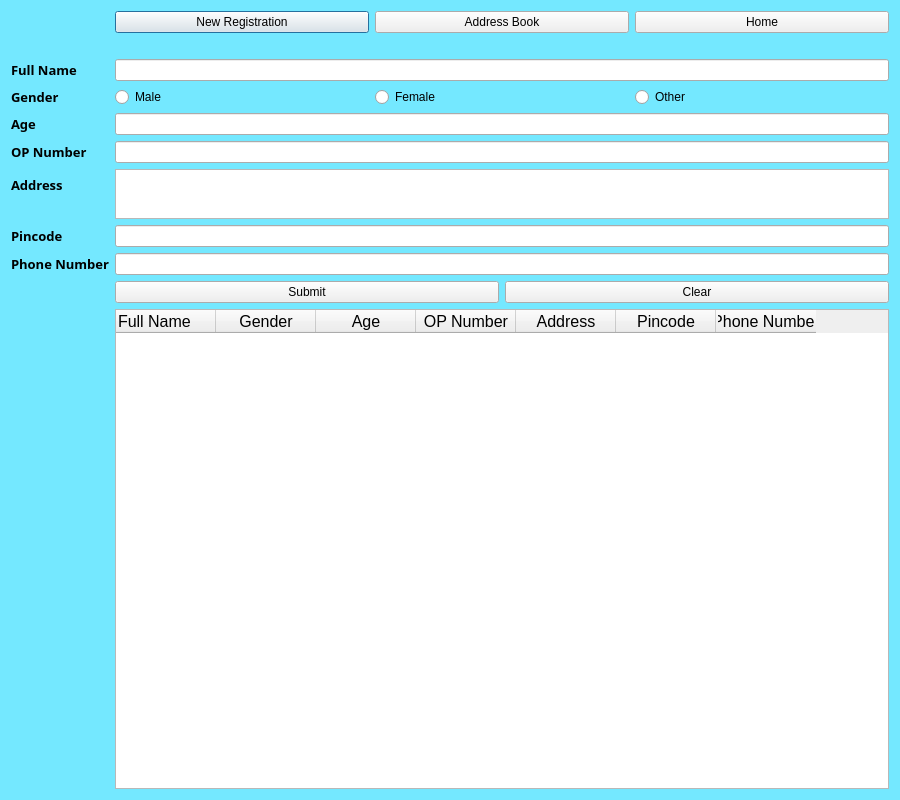
<?xml version="1.0" encoding="UTF-8"?>
<ui version="4.0">
 <class>Dialog</class>
 <widget class="QDialog" name="Dialog">
  <property name="geometry">
   <rect>
    <x>0</x>
    <y>0</y>
    <width>900</width>
    <height>800</height>
   </rect>
  </property>
  <property name="minimumSize">
   <size>
    <width>900</width>
    <height>800</height>
   </size>
  </property>
  <property name="maximumSize">
   <size>
    <width>900</width>
    <height>800</height>
   </size>
  </property>
  <property name="windowTitle">
   <string>Dialog</string>
  </property>
  <property name="layoutDirection">
   <enum>Qt::LeftToRight</enum>
  </property>
  <property name="styleSheet">
   <string notr="true">QWidget#Dialog{background-color:rgb(116, 232, 255);}</string>
  </property>
  <layout class="QFormLayout" name="formLayout">
   <item row="0" column="1">
    <layout class="QHBoxLayout" name="horizontalLayout">
     <item>
      <widget class="QPushButton" name="NRbutton">
       <property name="text">
        <string>New Registration</string>
       </property>
      </widget>
     </item>
     <item>
      <widget class="QPushButton" name="ABbutton">
       <property name="text">
        <string>Address Book</string>
       </property>
      </widget>
     </item>
     <item>
      <widget class="QPushButton" name="NRbutton_2">
       <property name="text">
        <string>Home</string>
       </property>
      </widget>
     </item>
    </layout>
   </item>
   <item row="4" column="0">
    <widget class="QLabel" name="Fname">
     <property name="font">
      <font>
       <family>Rockwell Extra Bold</family>
       <pointsize>10</pointsize>
       <weight>75</weight>
       <bold>true</bold>
      </font>
     </property>
     <property name="text">
      <string>Full Name</string>
     </property>
    </widget>
   </item>
   <item row="4" column="1">
    <widget class="QLineEdit" name="lFuNa"/>
   </item>
   <item row="7" column="0">
    <widget class="QLabel" name="Gender">
     <property name="font">
      <font>
       <family>Rockwell Extra Bold</family>
       <pointsize>10</pointsize>
       <weight>75</weight>
       <bold>true</bold>
      </font>
     </property>
     <property name="text">
      <string>Gender</string>
     </property>
    </widget>
   </item>
   <item row="7" column="1">
    <layout class="QHBoxLayout" name="horizontalLayout_3">
     <property name="topMargin">
      <number>0</number>
     </property>
     <item>
      <widget class="QRadioButton" name="Gmale">
       <property name="text">
        <string>Male</string>
       </property>
      </widget>
     </item>
     <item>
      <widget class="QRadioButton" name="GFem">
       <property name="text">
        <string>Female</string>
       </property>
      </widget>
     </item>
     <item>
      <widget class="QRadioButton" name="Goth">
       <property name="text">
        <string>Other</string>
       </property>
      </widget>
     </item>
    </layout>
   </item>
   <item row="11" column="0">
    <widget class="QLabel" name="Age">
     <property name="font">
      <font>
       <family>Rockwell Extra Bold</family>
       <pointsize>10</pointsize>
       <weight>75</weight>
       <bold>true</bold>
      </font>
     </property>
     <property name="text">
      <string>Age</string>
     </property>
    </widget>
   </item>
   <item row="11" column="1">
    <widget class="QLineEdit" name="lAge">
     <property name="text">
      <string/>
     </property>
    </widget>
   </item>
   <item row="15" column="0">
    <widget class="QLabel" name="OPnumber">
     <property name="font">
      <font>
       <family>Rockwell Extra Bold</family>
       <pointsize>10</pointsize>
       <weight>75</weight>
       <bold>true</bold>
      </font>
     </property>
     <property name="text">
      <string>OP Number</string>
     </property>
    </widget>
   </item>
   <item row="18" column="0">
    <widget class="QLabel" name="Address">
     <property name="font">
      <font>
       <family>Rockwell Extra Bold</family>
       <pointsize>10</pointsize>
       <weight>75</weight>
       <bold>true</bold>
      </font>
     </property>
     <property name="text">
      <string>Address</string>
     </property>
    </widget>
   </item>
   <item row="18" column="1">
    <widget class="QTextEdit" name="lAddre">
     <property name="minimumSize">
      <size>
       <width>0</width>
       <height>50</height>
      </size>
     </property>
     <property name="maximumSize">
      <size>
       <width>16777215</width>
       <height>50</height>
      </size>
     </property>
    </widget>
   </item>
   <item row="20" column="1">
    <widget class="QLineEdit" name="lPiCo"/>
   </item>
   <item row="22" column="1">
    <widget class="QLineEdit" name="lPhNu"/>
   </item>
   <item row="24" column="1">
    <layout class="QHBoxLayout" name="horizontalLayout_2">
     <property name="leftMargin">
      <number>0</number>
     </property>
     <property name="topMargin">
      <number>0</number>
     </property>
     <item>
      <widget class="QPushButton" name="Submit">
       <property name="text">
        <string>Submit</string>
       </property>
      </widget>
     </item>
     <item>
      <widget class="QPushButton" name="www">
       <property name="text">
        <string>Clear</string>
       </property>
      </widget>
     </item>
    </layout>
   </item>
   <item row="26" column="1">
    <widget class="QTableWidget" name="tableWidget">
     <column>
      <property name="text">
       <string>Full Name</string>
      </property>
      <property name="font">
       <font>
        <pointsize>12</pointsize>
       </font>
      </property>
      <property name="textAlignment">
       <set>AlignLeading|AlignVCenter</set>
      </property>
     </column>
     <column>
      <property name="text">
       <string>Gender</string>
      </property>
      <property name="font">
       <font>
        <pointsize>12</pointsize>
       </font>
      </property>
     </column>
     <column>
      <property name="text">
       <string>Age</string>
      </property>
      <property name="font">
       <font>
        <pointsize>12</pointsize>
       </font>
      </property>
     </column>
     <column>
      <property name="text">
       <string>OP Number</string>
      </property>
      <property name="font">
       <font>
        <pointsize>12</pointsize>
       </font>
      </property>
     </column>
     <column>
      <property name="text">
       <string>Address</string>
      </property>
      <property name="font">
       <font>
        <pointsize>12</pointsize>
       </font>
      </property>
     </column>
     <column>
      <property name="text">
       <string>Pincode</string>
      </property>
      <property name="font">
       <font>
        <pointsize>12</pointsize>
       </font>
      </property>
     </column>
     <column>
      <property name="text">
       <string>Phone Number</string>
      </property>
      <property name="font">
       <font>
        <pointsize>12</pointsize>
       </font>
      </property>
     </column>
    </widget>
   </item>
   <item row="20" column="0">
    <widget class="QLabel" name="Pincode">
     <property name="font">
      <font>
       <family>Rockwell Extra Bold</family>
       <pointsize>10</pointsize>
       <weight>75</weight>
       <bold>true</bold>
      </font>
     </property>
     <property name="text">
      <string>Pincode</string>
     </property>
    </widget>
   </item>
   <item row="22" column="0">
    <widget class="QLabel" name="Phonenumber">
     <property name="font">
      <font>
       <family>Rockwell Extra Bold</family>
       <pointsize>10</pointsize>
       <weight>75</weight>
       <bold>true</bold>
      </font>
     </property>
     <property name="text">
      <string>Phone Number</string>
     </property>
    </widget>
   </item>
   <item row="15" column="1">
    <widget class="QLineEdit" name="lOPNu">
     <property name="text">
      <string/>
     </property>
    </widget>
   </item>
   <item row="3" column="1">
    <widget class="QLabel" name="error">
     <property name="styleSheet">
      <string notr="true">color: rgb(255, 0, 0);
font: 87 14pt &quot;Segoe UI Black&quot;;</string>
     </property>
     <property name="text">
      <string/>
     </property>
    </widget>
   </item>
  </layout>
 </widget>
 <resources/>
 <connections/>
</ui>
